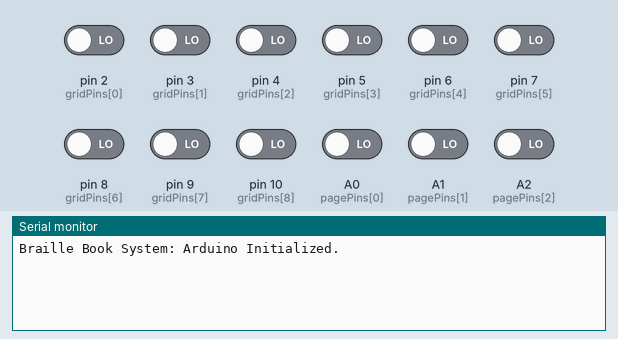
Simulated run of this sketch. Board: Arduino Uno, built with avr-gcc and run on an emulated ATmega328P. Parts: the last lines printed to the serial monitor. The test bench sets the inputs (shaded band); at power-on: A0 (pagePins[0]), A1 (pagePins[1]), A2 (pagePins[2]), pin 2 (gridPins[0]), pin 3 (gridPins[1]), pin 4 (gridPins[2]), pin 5 (gridPins[3]), pin 6 (gridPins[4]), pin 7 (gridPins[5]), pin 8 (gridPins[6]), pin 9 (gridPins[7]), pin 10 (gridPins[8]) LOW.

Above: at 1.2 s.
1.3 s: pin 2 (gridPins[0]) driven HIGH
At 2.5 s:
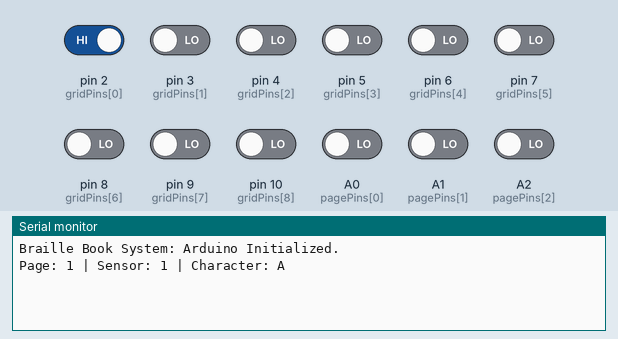
2.8 s: pin 3 (gridPins[1]) driven HIGH
At 3.8 s:
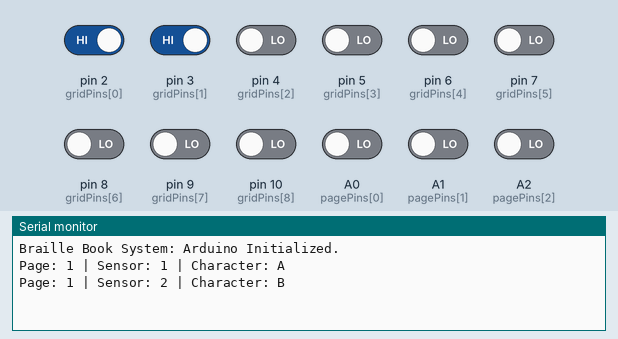
4.3 s: pin 4 (gridPins[2]) driven HIGH
At 5.0 s:
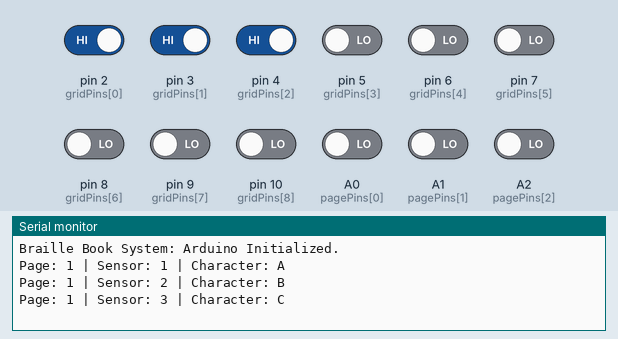
5.8 s: pin 5 (gridPins[3]) driven HIGH
At 6.3 s:
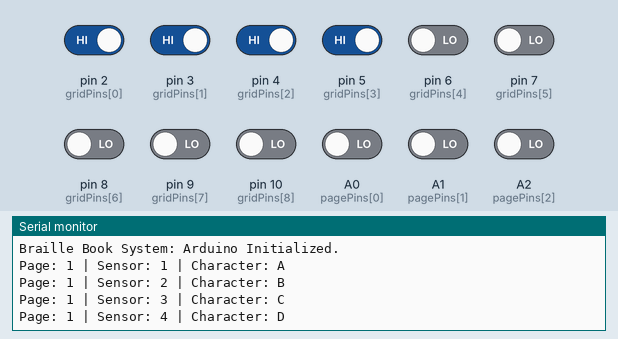
7.3 s: pin 6 (gridPins[4]) driven HIGH
At 8.5 s:
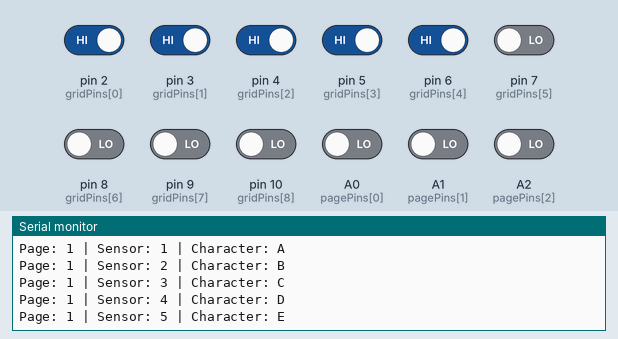
8.8 s: pin 7 (gridPins[5]) driven HIGH
At 10.0 s:
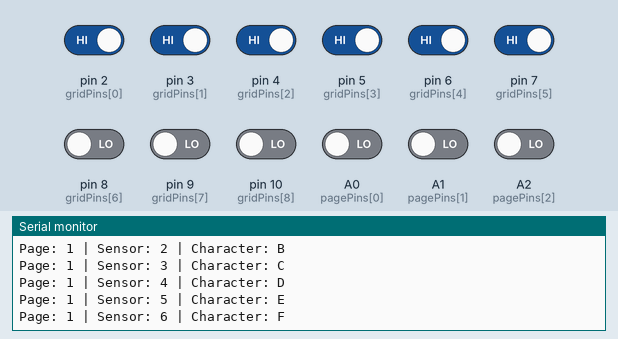

Measured:
- after the input at 1.3 s, the serial monitor: prints a new line at once (image 1)
- after the input at 2.8 s, the serial monitor: prints a new line at once (image 2)
- after the input at 4.3 s, the serial monitor: prints a new line at once (image 3)
- after the input at 5.8 s, the serial monitor: prints a new line at once (image 4)
- after the input at 7.3 s, the serial monitor: prints a new line at once (image 5)
- after the input at 8.8 s, the serial monitor: prints a new line at once (image 6)

The sketch:

Arduino_Grid_Logic.ino
```cpp
#include <SoftwareSerial.h>

// Set up SoftwareSerial to communicate with ESP32
// Arduino Pin 11 = RX (Connects to ESP32 TX)
// Arduino Pin 12 = TX (Connects to ESP32 RX via voltage divider)
SoftwareSerial espSerial(11, 12);

// --- Pin Definitions ---
// The 9 pins for the 3x3 touch sensor grid
const int gridPins[9] = {2, 3, 4, 5, 6, 7, 8, 9, 10};

// The pins used to detect which page is open
// Using Analog pins as digital inputs to save standard digital pins
const int pagePins[3] = {A0, A1, A2};

// --- State Tracking ---
// Keeps track of the previous state of each sensor to prevent spamming
bool lastGridState[9] = {false, false, false, false, false, false, false, false, false};

// Default to page 1
int currentPage = 1;

void setup() {
  // Start hardware serial for PC debugging
  Serial.begin(9600);

  // Start software serial for ESP32 communication
  espSerial.begin(9600);
  Serial.println("Braille Book System: Arduino Initialized.");

  // Initialize grid pins as inputs
  for (int i = 0; i < 9; i++) {
    pinMode(gridPins[i], INPUT);
  }

  // Initialize page pins as inputs
  for (int i = 0; i < 3; i++) {
    pinMode(pagePins[i], INPUT);
  }
}

void loop() {
  updateCurrentPage();
  scanTouchGrid();

  // Small delay to help with hardware debouncing
  delay(50);
}

// Function to check which page is currently active
void updateCurrentPage() {
  if (digitalRead(pagePins[0]) == HIGH) {
    currentPage = 1;
  } else if (digitalRead(pagePins[1]) == HIGH) {
    currentPage = 2;
  } else if (digitalRead(pagePins[2]) == HIGH) {
    currentPage = 3;
  }
}

// Function to scan the 3x3 grid and detect touches
void scanTouchGrid() {
  for (int i = 0; i < 9; i++) {
    bool isTouched = digitalRead(gridPins[i]) == HIGH;

    // Trigger only on the "rising edge" (the exact moment it is touched)
    if (isTouched && !lastGridState[i]) {
      char characterDetected = determineCharacter(currentPage, i);

      if (characterDetected != '\0') {
        // Print to PC for debugging
        Serial.print("Page: ");
        Serial.print(currentPage);
        Serial.print(" | Sensor: ");
        Serial.print(i + 1);
        Serial.print(" | Character: ");
        Serial.println(characterDetected);

        // Send the character to the ESP32
        espSerial.print(characterDetected);
      }
    }

    // Update the state for the next loop
    lastGridState[i] = isTouched;
  }
}

// Function to map the page and sensor number to a specific character
char determineCharacter(int page, int sensorIndex) {
  // Page 1: A to I (9 letters)
  if (page == 1) {
    return 'A' + sensorIndex;
  }

  // Page 2: J to R (9 letters)
  else if (page == 2) {
    return 'J' + sensorIndex;
  }

  // Page 3: S to Z (8 letters) + Number '1'
  else if (page == 3) {
    if (sensorIndex < 8) {
      return 'S' + sensorIndex; // S through Z
    } else if (sensorIndex == 8) {
      return '1'; // 9th sensor on page 3 is the number 1
    }
  }

  return '\0'; // Return null if nothing matches
}
```
